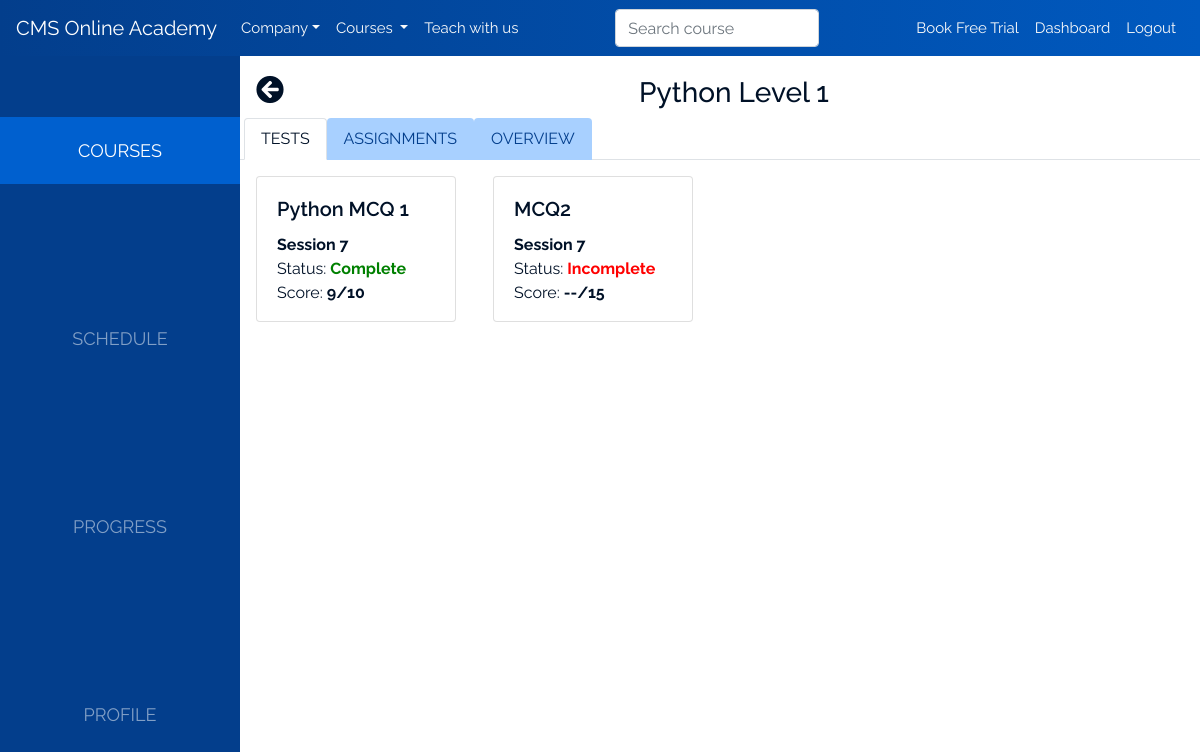
Page /student/course/1 (signed in) on the committed database.
### api/models.py (models this page shows, shortened)
class Enrollment(models.Model):
    student = models.ForeignKey(Student, on_delete=models.CASCADE)
    course = models.ForeignKey(Course, on_delete=models.CASCADE)
    days = models.CharField(max_length=13, validators=[validate_comma_separated_integer_list])
    start_time = models.TimeField()
    end_time = models.TimeField()

class Course(models.Model):
    name = models.CharField(max_length=50)
    category = models.ForeignKey(Subcategory, on_delete=models.CASCADE)
    grade = models.CharField(max_length=1, choices=Grade.choices)
    level = models.PositiveSmallIntegerField()
    description = models.TextField()
    highlights = models.TextField(help_text='Put each item on its own line')
    prerequisites = models.TextField(help_text='Put each item on its own line')
    sessions = models.TextField(help_text='Put each item on its own line')
    instructor = models.ForeignKey(Instructor, on_delete=models.CASCADE)
    @property
    def highlight_list(self):
        return self.highlights.split('\n')
    @property
    def prerequisite_list(self):
        return self.prerequisites.split('\n')
    @property
    def session_list(self):
        return self.sessions.split('\n')

class Exam(models.Model):
    name = models.CharField(max_length=128)
    course = models.ForeignKey(Course, on_delete=models.CASCADE)
    total_points = models.PositiveSmallIntegerField()

class AcademyUser(models.Model):
    class Meta:
        abstract = True
    django_user = models.OneToOneField(User, on_delete=models.CASCADE, primary_key=True)
    @classmethod
    def get_for(cls, user: User):
        if isinstance(user, AnonymousUser):
            return None
        try:
            return Student.objects.get(django_user=user)
        except Student.DoesNotExist:
            try:
                return Instructor.objects.get(django_user=user)
            except Instructor.DoesNotExist:
                pass

class Student(AcademyUser):
    student_first_name = models.CharField(max_length=25)
    student_last_name = models.CharField(max_length=25)
    parent_first_name = models.CharField(max_length=25)
    parent_last_name = models.CharField(max_length=25)
    grade = models.PositiveSmallIntegerField()
    country = models.PositiveSmallIntegerField()  # This should probably use country code instead of the number.
    phone_number = models.CharField(max_length=50)

class ExamGrade(models.Model):
    student = models.ForeignKey(Student, on_delete=models.CASCADE)
    exam = models.ForeignKey(Exam, on_delete=models.CASCADE)
    grade = models.PositiveSmallIntegerField()

### api/views.py (the view)
# urls.py: path('student/course/<int:course_id>', student_course, name='student-course'),
def student_course(request, course_id):
    me = AcademyUser.get_for(request.user)
    enrollment = Enrollment.objects.get(student=me, course_id=course_id)
    return standard_view('student/course.html', {
        'enrollment': enrollment
    })(request)

### api/models.py (called while the page is built)
    def __str__(self):
        return self.name

### api/templatetags/api_extras.py (called while the page is built)
@register.filter()
def grade(assignment: Exam, me: Student):
    try:
        return f'{assignment.examgrade_set.get(student=me).grade}/{assignment.total_points}'
    except ExamGrade.DoesNotExist:
        return f'--/{assignment.total_points}'

@register.simple_tag()
def status(assignment: Union[Project, Exam], me: Student):
    if isinstance(assignment, Project):
        data = assignment.projectsubmission_set
    else:
        data = assignment.examgrade_set
    try:
        data.get(student=me)
        return 'complete'
    except ProjectSubmission.DoesNotExist:
        return 'incomplete'
    except ExamGrade.DoesNotExist:
        return 'incomplete'

### api/views.py (called while the page is built)
def standard_view(template_name, ctx=None):
    if ctx is None:
        ctx = {}
    def view(request, **kwargs):
        template = loader.get_template(template_name)
        context = {
            'me': AcademyUser.get_for(request.user),
            'all_categories': Category.objects.all(),
            **kwargs,
            **ctx,
        }
        return HttpResponse(template.render(context, request))
    return view

### templates/student/course.html (shortened to what this page needs)
{% extends 'student/student-base.html' %}
{% load static %}
{% load api_extras %}
{% block student-body %}
    <div class="px-3">
        <h3 class="text-center">
            <a href="{% url 'student-courses' %}">
                <i class="fas fa-arrow-circle-left" style="float: left;"></i>
            </a>
             {{ enrollment.course.name }}
        </h3>
    </div>
    <nav>
        <div class="courses-tabs nav nav-tabs" id="nav-tab" role="tablist">
            <a class="nav-item nav-link active ml-1" id="nav-tests-tab" data-toggle="tab" href="#nav-tests"
               role="tab" aria-controls="nav-tests" aria-selected="true">Tests</a>
            <a class="nav-item nav-link" id="nav-projects-tab" data-toggle="tab" href="#nav-projects"
               role="tab" aria-controls="nav-projects" aria-selected="false">Assignments</a>
            <a class="nav-item nav-link" id="nav-overview-tab" data-toggle="tab" href="#nav-overview"
               role="tab" aria-controls="nav-overview" aria-selected="false">Overview</a>
        </div>
    </nav>
    <div class="tab-content">
        <div class="assignments tab-pane active" id="nav-tests" role="tabpanel"
             aria-labelledby="nav-tests-tab">
            <div class="card-columns mx-auto px-3">
                {% for exam in enrollment.course.exam_set.all %}
                    <div class="card my-3  my-3 mx-auto">
                        <div class="card-body pb-0">
                            <h5 class="card-title text-large">{{ exam.name }}</h5>
                            <ul class="list-unstyled text-small">
                                <li><strong>Session 7</strong></li>
                                {% status exam me as status %}
                                <li>Status: <strong
                                        style="color:{% if status == 'complete' %}green{% else %}red{% endif %}">{{ status | title }}</strong>
                                </li>
                                <li>Score: <strong>{{ exam | grade:me }}</strong></li>
                            </ul>
                        </div>
                    </div>
                {% endfor %}
            </div>
        </div>
    </div>
{% endblock %}

### api/static/styles/index.css (style rules this page uses)
html { scroll-behavior: smooth; }
body { color:#001127; }
a, a:hover, a:active { color:#001127; text-decoration: none; cursor: pointer; }
.nav-item { cursor: pointer; }
.text-small { font-family: 'Raleway', sans-serif; font-weight: 300; }
.text-large { font-family: 'Raleway', sans-serif; font-weight: 600; font-size:20px; word-wrap: normal; }

### api/static/styles/student.css (style rules this page uses)
html { scroll-behavior: smooth; }
body { color:#001127; font-family: 'Raleway', sans-serif; font-weight: 400; overflow-x: hidden; }
a, a:hover, a:active { color:#001127; text-decoration: none; cursor: pointer; }
.nav-item { cursor: pointer; }
.text-small { font-family: 'Raleway', sans-serif; font-weight: 400; }
.text-large { font-family: 'Raleway', sans-serif; font-weight: 600; font-size:20px; word-wrap: normal; }
.side-nav .nav-link { text-transform: uppercase; }
.courses-tabs .nav-link { background-color: #A8D0FF; color: #033E8C; font-size: 16px; }
.courses-tabs .nav-link.active { background-color: white; color: #001127; }
.assignments .card-columns .card { width: 200px; }
@media (min-width: 1200px) { .assignments .card-columns { column-count: 4; } }

### rows in the picture
Enrollment: course.name "Python Level 1"
Exam: name "Python MCQ 1", status "Complete", id+total_points "9/10"
Exam: name "MCQ2", status "Incomplete", id+total_points "--/15"
